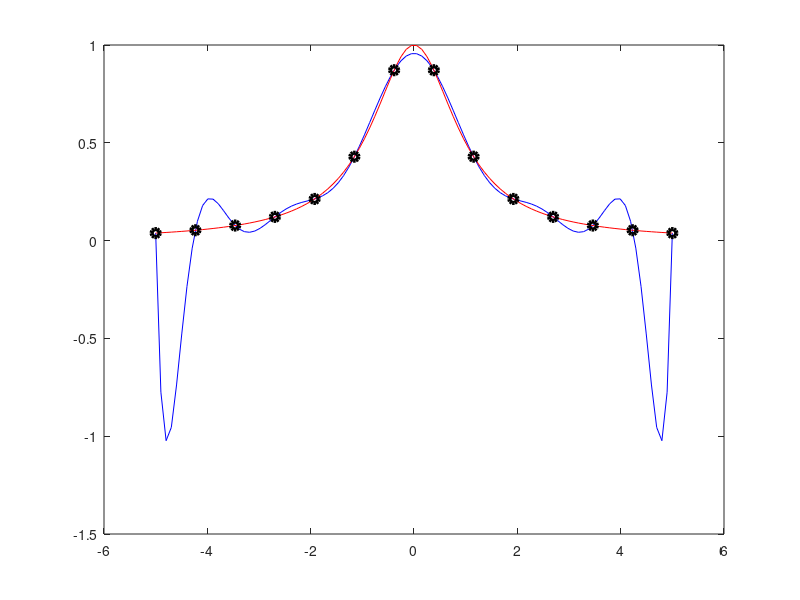

This figure's MATLAB source:
clear all
close all
clc

a = -5;
b = 5;
f = @(x) 1./(1+x.^2);
z = linspace (a,b);

for n= [5 9 13]

    x = linspace(a,b,n+1);
    y = f(x);
    c = polyfit(x,y,n);
    p = polyval(c,z)
    plot(x,y,'ro',z,f(z),'b',z,p,'r')
    pause
end


disp('***********************************************')
disp('*****************exercise_2_1*****************')
disp('***********************************************')

% interval limits
a = -5;
b = 5;

%function definition
f = @(x) 1./(1+x.^2); 
xplot = linspace(a,b);
f_xplot = f(xplot); %evaluate f
for n = 5:4:13
   x=linspace(a,b,n+1); %equally-spaced nodes
   %t = -cos((2*(1:n+1)-1)*pi/(2*(n+1))); x = (b-a)/2*t+(b+a)/2; % Chebyshev  (uncomment to use these nodes)
  
   y = f(x);  %evaluate f at nodes
   c = polyfit(x,y,n);  %polynomail inteprolation
   p = polyval(c,xplot);  %evaluate polynomial 
   plot(xplot,p,'b',xplot,f_xplot,'r',x,y,'ko','linewidth',3) %plotting
   pause
end

disp('********************************************** END **********************************************')





   

